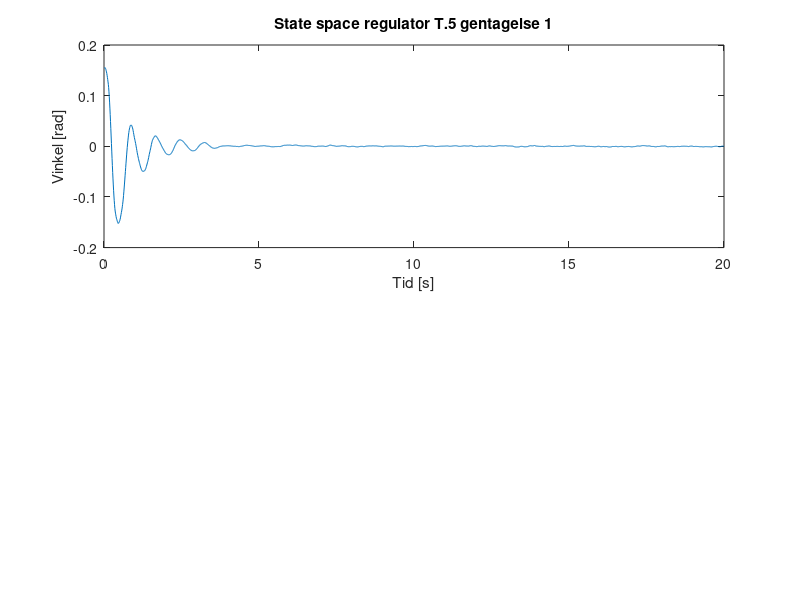

Here is the MATLAB script that generated this plot: (Note: this script raises an error after producing the figure.)
%Der er 10 ms mellem hver sampling
clc
clear all
close all

load('dataState.mat');


realdata=dataState(:,1);
stroem=dataState(:,2);
startPin=dataState(:,3);

%plot(realdata)
%hold on
%plot(startPin-2)







n=2000;
for i = 1:n
    tid(i) = 0.01 * i;
end

start=[205;33748;5641;10594;13853;16856;19825;23011;26356;30388]
%start(1)=1144
%for i=2:10
%    start(i)=start(i-1)+2050;
%end

for i = 1:10
    data(:,i)=realdata(start(i):start(i)+(n-1));
    dataStroem(:,i)=stroem(start(i):start(i)+(n-1));
end

n=length(data)

for i = 1:10
    dataFilt(1,i) = data(1,i);
    dataFilt(2,i) = (data(1,i) + data(2,i))/2;
    dataFiltStroem(1,i) = dataStroem(1,i);
    dataFiltStroem(2,i) = (dataStroem(1,i) + dataStroem(2,i))/2;
end

for i = 1:10
    for ii=1:n-2
        dataFilt(ii+2,i)=(data(ii,i)+data(ii+1,i)+data(ii+2,i))/3;
        dataFiltStroem(ii+2,i)=(dataStroem(ii,i)+dataStroem(ii+1,i)+dataStroem(ii+2,i))/3;        
    end
end


temp = [0;0;0;0;0;0;0;0;0;0];

for i=1:10
    for ii=1001:n
        temp(i) = temp(i) + dataFilt(ii,i);
    end
end


offset = temp/(n-1000);







for i = 1:10
    dataFilt(:,i) = dataFilt(:,i)-offset(i);
end

addMarkX = [0;0;0;0;0;0;0;0;0;0];
addMarkY = [0;0;0;0;0;0;0;0;0;0];

for i = 1:10
    for ii=1:(n-1)
        if abs(dataFilt(ii,i)) > 0.0175
            if abs(max(dataFilt(ii+1:n,i)))<=0.0175
                addMarkX(i) = ii+1;
                addMarkY(i) = dataFilt(ii+1,i);
            elseif abs(min(dataFilt(ii+1:n,i)))<=0.0175
                addMarkX(i) = ii+1;
                addMarkY(i) = dataFilt(ii+1,i);
            end
        end
    end
end

addMarkX = addMarkX * 0.01;


for i=1:10
    figure(i);
    subplot(2,1,1);
    plotVar = plot(tid,dataFilt(:,i));
    a=sprintf('State space regulator T.5 gentagelse %d',i);
    title(a)
    ylabel("Vinkel [rad]");
    xlabel("Tid [s]");
    yline(0.0175);
    yline(-0.0175);
    datatip(plotVar,addMarkX(i),addMarkY(i));
    subplot(2,1,2);
    plot(tid,dataFiltStroem(:,i));
    a=sprintf('Strøminput ved state space regulator T.5 gentagelse %d',i);
    title(a)
    ylabel("Strøm [A]");
    xlabel("Tid [s]");
end



